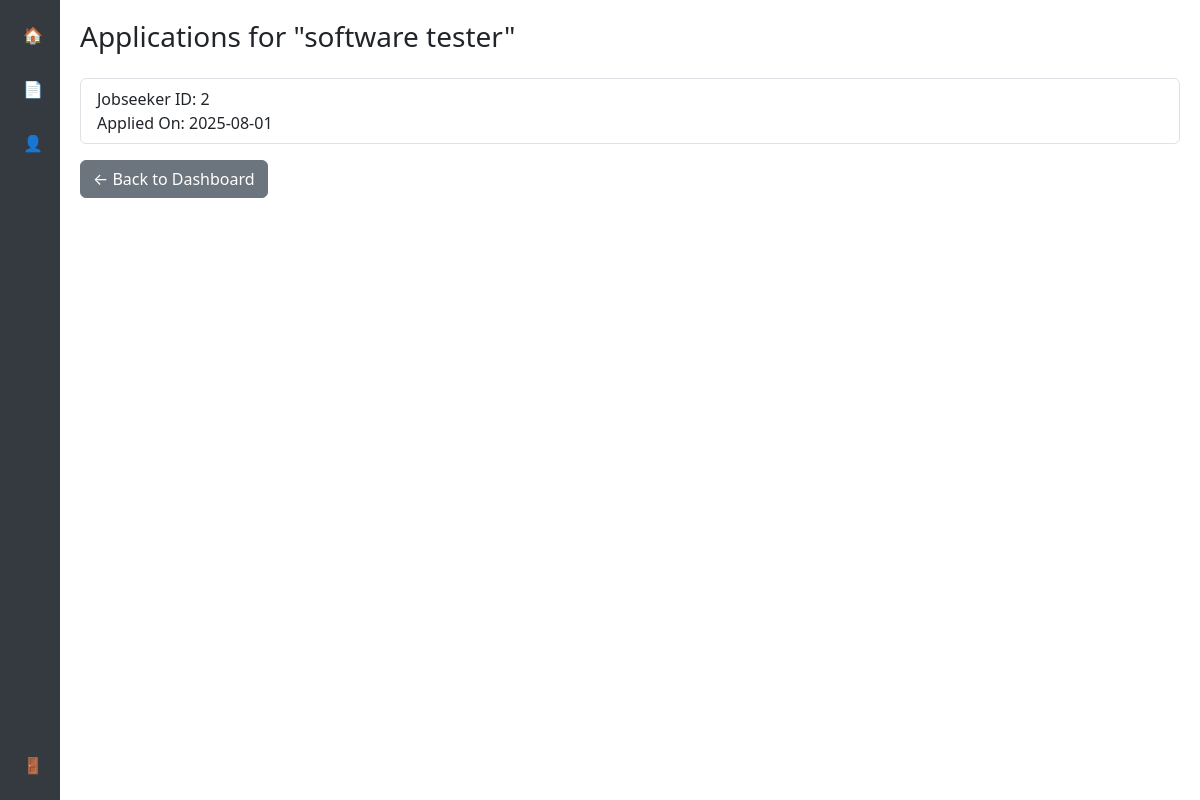
/employer/job/2/applications (signed in), run on the app's committed database.
### app/models.py (models this page shows)
class Job(db.Model):
    id = db.Column(db.Integer, primary_key=True)
    title = db.Column(db.String(100))
    description = db.Column(db.Text)
    employer_id = db.Column(db.Integer, db.ForeignKey('user.id'))
    posted_at = db.Column(db.DateTime, default=datetime.utcnow)
    applications = db.relationship('Application', backref='job', lazy=True)
    created_at = db.Column(db.DateTime, default=datetime.utcnow)

class Application(db.Model):
    id = db.Column(db.Integer, primary_key=True)
    job_id = db.Column(db.Integer, db.ForeignKey('job.id'))
    jobseeker_id = db.Column(db.Integer, db.ForeignKey('user.id'))
    applied_at = db.Column(db.DateTime, default=datetime.utcnow)
    created_at = db.Column(db.DateTime, default=datetime.utcnow)

### app/employer/routes.py (the view)
@employer.route('/employer/job/<int:job_id>/applications')
@login_required
def job_applications(job_id):
    if current_user.role != "Employer":
        return "Access Denied", 403
    job = Job.query.filter_by(id=job_id, employer_id=current_user.id).first()
    if not job:
        return "Job not found or unauthorized.", 404
    applications = Application.query.filter_by(job_id=job.id).all()
    return render_template('employer/job_applications.html', job=job, applications=applications)

### app/auth/routes.py (called while the page is built)
@login_manager.user_loader
def load_user(user_id):
    return User.query.get(int(user_id))

### app/templates/employer/job_applications.html (shortened to what this page needs)
{% extends "layout/sidebar.html" %}
{% block page_title %}Applications for "{{ job.title }}"{% endblock %}
{% block content %}
{% if applications %}
  <ul class="list-group">
    {% for app in applications %}
    <li class="list-group-item">
      Jobseeker ID: {{ app.jobseeker_id }} <br>
      Applied On: {{ app.applied_at.strftime("%Y-%m-%d") }}
    </li>
    {% endfor %}
  </ul>
{% else %}
  <p>No applications received for this job yet.</p>
{% endif %}
<a href="{{ url_for('employer.dashboard') }}" class="btn btn-secondary mt-3">← Back to Dashboard</a>
{% endblock %}

### app/templates/layout/sidebar.html (style rules this page uses)
body { overflow-x: hidden; }

### data on the page
Job: title "software tester"
Application: jobseeker_id "2", applied_at "2025-08-01"
